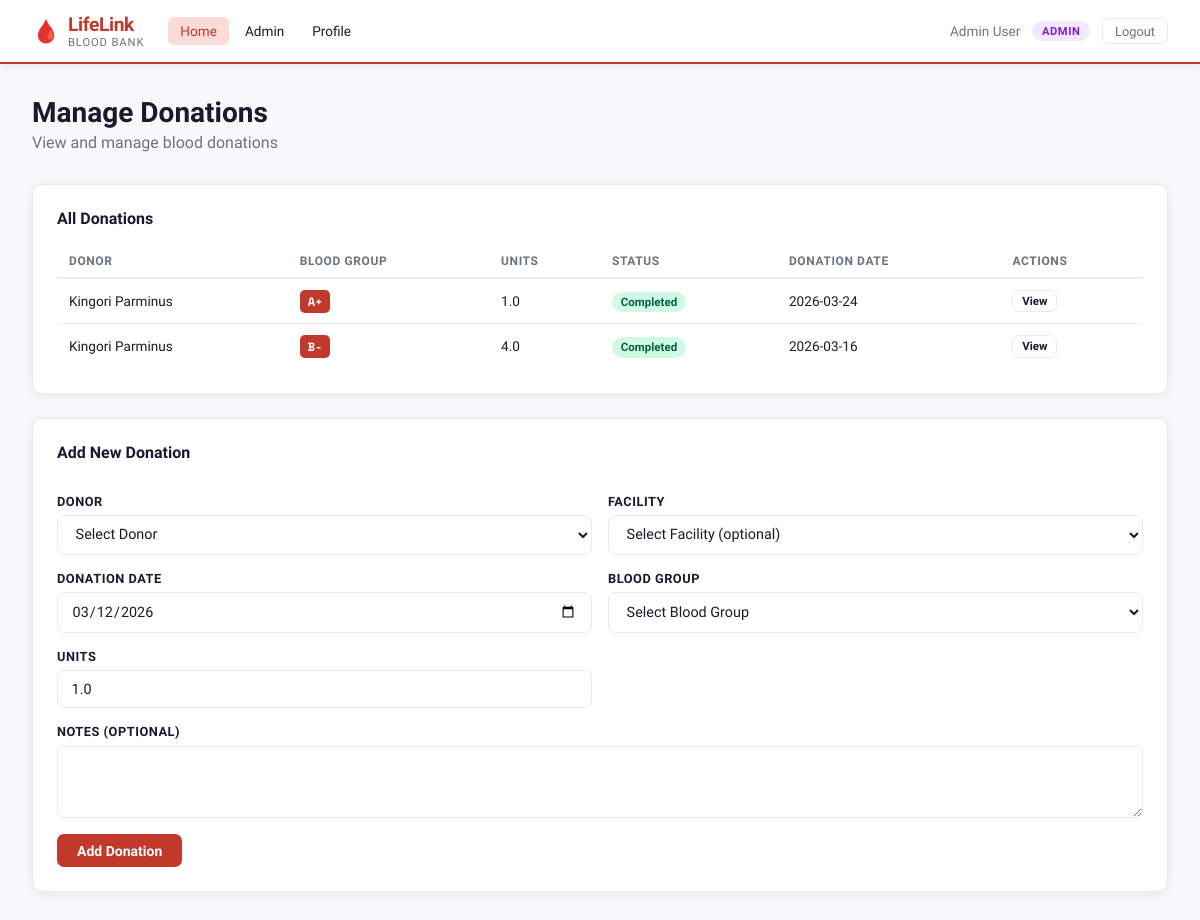
The page /admin/donations (signed in) on the database its author committed.
### tables this page shows
CREATE TABLE donations (
        id INTEGER PRIMARY KEY AUTOINCREMENT,
        donor_id INTEGER NOT NULL REFERENCES users(id),
        facility_id INTEGER REFERENCES facilities(id),
        donation_date DATE NOT NULL, blood_group TEXT NOT NULL,
        units REAL DEFAULT 1.0,
        status TEXT DEFAULT 'completed' CHECK(status IN ('completed','pending','cancelled')),
        notes TEXT, created_at TIMESTAMP DEFAULT CURRENT_TIMESTAMP);

CREATE TABLE users (
        id INTEGER PRIMARY KEY AUTOINCREMENT,
        name TEXT NOT NULL, email TEXT UNIQUE NOT NULL,
        password TEXT NOT NULL, phone TEXT, blood_group TEXT,
        role TEXT NOT NULL CHECK(role IN ('donor','recipient','admin')),
        facility_id INTEGER REFERENCES facilities(id),
        created_at TIMESTAMP DEFAULT CURRENT_TIMESTAMP);

### app.py (the view, shortened to what this page needs)
@app.route("/admin/donations", methods=["GET","POST"])
@login_required
@role_required("admin")
def admin_donations():
    conn=get_db()
    donations=conn.execute("SELECT d.*,u.name as donor_name,f.name as facility_name FROM donations d JOIN users u ON d.donor_id=u.id LEFT JOIN facilities f ON d.facility_id=f.id ORDER BY d.donation_date DESC").fetchall()
    donors=conn.execute("SELECT id,name,blood_group FROM users WHERE role='donor' ORDER BY name").fetchall()
    facilities=conn.execute("SELECT * FROM facilities").fetchall()
    conn.close()
    return render_template("admin_donations.html",donations=donations,donors=donors,facilities=facilities,blood_groups=BLOOD_GROUPS,today=date.today().isoformat())

### app.py (called while the page is built)
def get_db():
    conn = sqlite3.connect(DATABASE)
    conn.row_factory = sqlite3.Row
    return conn

def login_required(f):
    @functools.wraps(f)
    def decorated(*args,**kwargs):
        if "user_id" not in session:
            flash("Please log in to continue.","warning")
            return redirect(url_for("login"))
        return f(*args,**kwargs)
    return decorated

def role_required(*roles):
    def decorator(f):
        @functools.wraps(f)
        def decorated(*args,**kwargs):
            if "user_id" not in session: return redirect(url_for("login"))
            if session.get("role") not in roles:
                flash("Access denied.","danger")
                return redirect(url_for("dashboard"))
            return f(*args,**kwargs)
        return decorated
    return decorator

### templates/admin_donations.html (shortened to what this page needs)
{% extends "base.html" %}
{% block content %}
<div class="page-header">
    <h1>Manage Donations</h1>
    <p>View and manage blood donations</p>
</div>
<div class="section-card">
    <h3>All Donations</h3>
    <table class="data-table">
        <thead>
            <tr>
                <th>Donor</th>
                <th>Blood Group</th>
                <th>Units</th>
                <th>Status</th>
                <th>Donation Date</th>
                <th>Actions</th>
            </tr>
        </thead>
        <tbody>
            {% for donation in donations %}
                <tr>
                    <td>{{ donation.donor_name }}</td>
                    <td><span class="blood-badge">{{ donation.blood_group }}</span></td>
                    <td>{{ donation.units }}</td>
                    <td><span class="badge status-{{ donation.status }}">{{ donation.status }}</span></td>
                    <td>{{ donation.donation_date }}</td>
                    <td>
                        <button class="btn btn-xs btn-outline" onclick="openModal('donationModal{{ donation.id }}')">View</button>
                    </td>
                </tr>
            {% else %}
                <tr>
                    <td colspan="6" class="empty">No donations found</td>
                </tr>
            {% endfor %}
        </tbody>
    </table>
</div>
<div class="section-card">
    <div class="section-header">
        <h3>Add New Donation</h3>
    </div>
    <form method="POST" class="form-grid">
        <div class="form-group">
            <label for="donor_id">Donor</label>
            <select id="donor_id" name="donor_id" required>
                <option value="">Select Donor</option>
            </select>
        </div>
        <div class="form-group">
            <label for="facility_id">Facility</label>
            <select id="facility_id" name="facility_id">
                <option value="">Select Facility (optional)</option>
            </select>
        </div>
        <div class="form-group">
            <label for="donation_date">Donation Date</label>
            <input type="date" id="donation_date" name="donation_date" value="{{ today }}" required>
        </div>
        <div class="form-group">
            <label for="blood_group">Blood Group</label>
            <select id="blood_group" name="blood_group" required>
                <option value="">Select Blood Group</option>
            </select>
        </div>
        <div class="form-group">
            <label for="units">Units</label>
            <input type="number" id="units" name="units" step="0.1" min="0.1" value="1.0" required>
        </div>
        <div class="form-group full">
            <label for="notes">Notes (optional)</label>
            <textarea id="notes" name="notes" rows="3"></textarea>
        </div>
        <div class="form-actions full">
            <button type="submit" class="btn btn-primary">Add Donation</button>
        </div>
    </form>
</div>
{% endblock %}

### static/css/style.css (style rules this page uses)
:root { --red: #C0392B; --red-dark: #922B21; --red-light: #FADBD8; --red-mid: #E74C3C; --blue: #2980B9; --green: #27AE60; --orange: #E67E22; --purple: #8E44AD; --bg: #F8F9FA; --surface: #FFFFFF; --border: #E8ECEF; --text: #1A1A2E; --text-muted: #6B7280; --shadow: 0 2px 12px rgba(0,0,0,0.08); --shadow-md: 0 4px 24px rgba(0,0,0,0.12); --radius: 10px; --nav-h: 64px; --font: 'Sora', sans-serif; --mono: 'Space Mono', monospace; }
* { margin:0; padding:0; box-sizing:border-box; }
body { font-family:var(--font); background:var(--bg); color:var(--text); min-height:100vh; }
.blood-badge { display:inline-block; background:var(--red); color:#fff; font-size:.75rem; font-weight:700; padding:.2rem .5rem; border-radius:5px; font-family:var(--mono); }
.badge { font-size:.72rem; padding:.2rem .55rem; border-radius:99px; font-weight:600; text-transform:capitalize; }
.badge.status-completed { background:#D1FAE5; color:#065F46; }
.page-header { margin-bottom:2rem; }
.page-header h1 { font-size:1.75rem; font-weight:700; color:var(--text); margin-bottom:.25rem; }
.page-header p { color:var(--text-muted); }
.section-card { background:var(--surface); border:1px solid var(--border); border-radius:var(--radius); padding:1.5rem; box-shadow:var(--shadow); margin-bottom:1.5rem; }
.section-header { display:flex; align-items:center; justify-content:space-between; margin-bottom:1rem; }
.section-header h3 { font-size:1rem; font-weight:600; }
.section-card h3 { font-size:1rem; font-weight:600; margin-bottom:1rem; }
.data-table { width:100%; border-collapse:collapse; font-size:.85rem; }
.data-table th { text-align:left; padding:.6rem .75rem; font-size:.75rem; font-weight:600; text-transform:uppercase; letter-spacing:.05em; color:var(--text-muted); border-bottom:2px solid var(--border); }
.data-table td { padding:.65rem .75rem; border-bottom:1px solid var(--border); vertical-align:middle; }
.data-table tbody tr:last-child td { border-bottom:none; }
.form-grid { display:grid; grid-template-columns:1fr 1fr; gap:1rem; }
.form-group { display:flex; flex-direction:column; gap:.4rem; }
.form-group.full { grid-column:1/-1; }
.form-group label { font-size:.8rem; font-weight:600; color:var(--text); text-transform:uppercase; letter-spacing:.04em; }
.form-group input, .form-group select, .form-group textarea { padding:.6rem .85rem; border:1.5px solid var(--border); border-radius:7px; font-family:var(--font); font-size:.9rem; color:var(--text); background:#fff; transition:border-color .15s; }
.form-actions { display:flex; gap:.75rem; flex-wrap:wrap; }
.form-actions.full { grid-column:1/-1; }
.btn { display:inline-flex; align-items:center; justify-content:center; gap:.4rem; padding:.55rem 1.25rem; border-radius:7px; font-family:var(--font); font-size:.875rem; font-weight:600; cursor:pointer; border:none; transition:all .15s; text-decoration:none !important; }
.btn-primary { background:var(--red); color:#fff; }
.btn-outline { background:transparent; color:var(--text); border:1.5px solid var(--border); }
.btn-xs { padding:.2rem .55rem; font-size:.72rem; }

### rows shown on the page
donations: donor_name "Kingori Parminus", blood_group "A+", units "1.0", status "Completed", donation_date "2026-03-24"
donations: donor_name "Kingori Parminus", blood_group "B-", units "4.0", status "Completed", donation_date "2026-03-16"

### other values the page prints
{{ session.name }} "Admin User"
{{ session.role }} "ADMIN"
